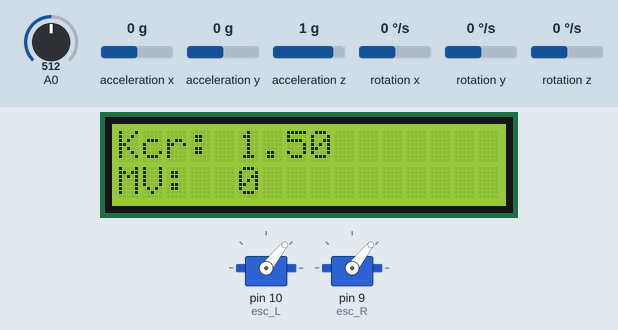
This sketch was run on a simulated Arduino Uno, built with avr-gcc and run on an emulated ATmega328P. Parts: 16×2 character LCD, 2 × servo. The test bench sets the inputs (shaded band); at power-on: acceleration y 0 g, A0 = 512, acceleration z 1 g, rotation x 0 °/s, acceleration x 0 g, rotation y 0 °/s, rotation z 0 °/s. What the sketch prints to the serial monitor is not drawn.

Above: at 6.2 s.
6.3 s: acceleration y set to -1.4 g
At 6.47 s:
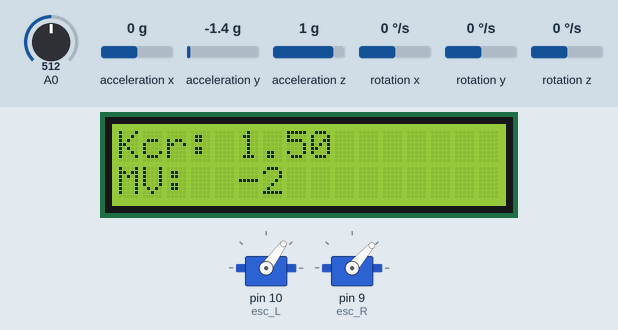
7.8 s: A0 set to 170
At 8.5 s:
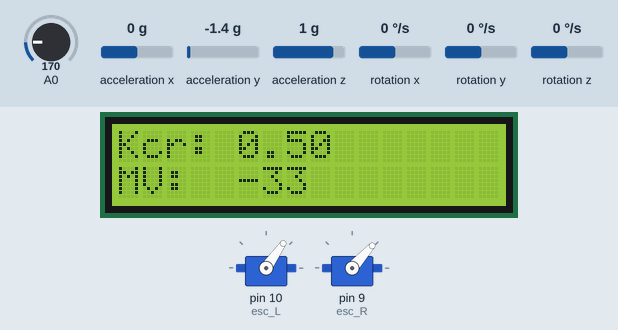
9.4 s: acceleration z set to -0.8 g
At 10.77 s:
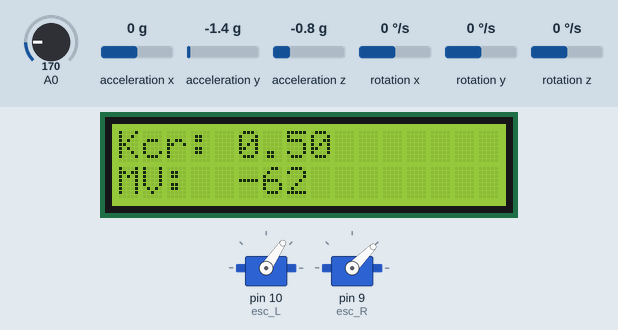
10.9 s: rotation x set to 192 °/s
At 11.32 s:
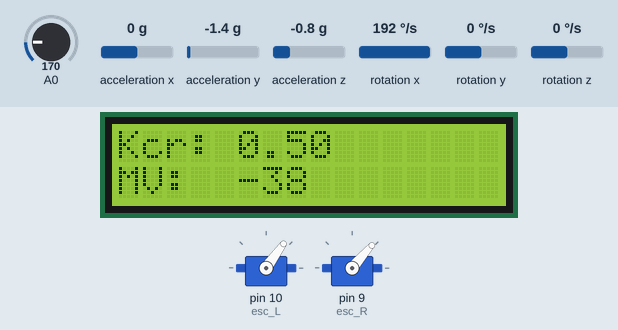
12.9 s: A0 set to 716
At 12.98 s:
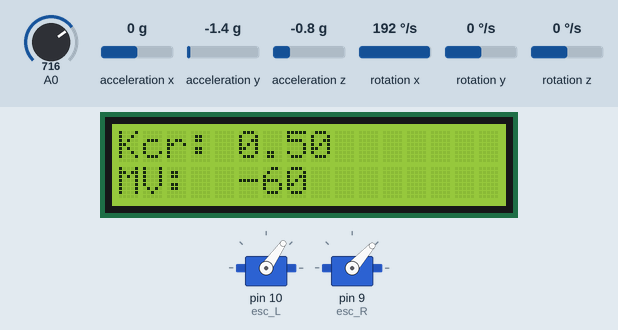
14.6 s: rotation x set to -184 °/s
At 16.28 s:
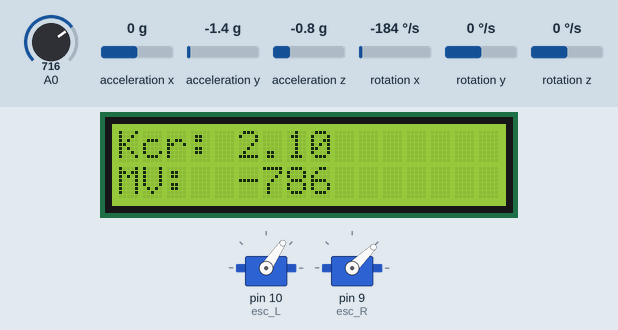
Timing chart, 0 to 17.2 s (numbered marks = the images above; inputs shaded):
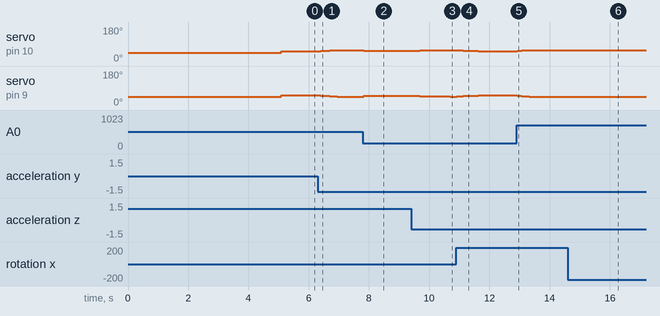

Measured:
- after the input at 6.3 s, servo on pin 10 (esc_L): moves from 51° to 56° over 0.39 s, starting at once; servo on pin 9 (esc_R): moves from 51° to 44° over 0.75 s, starting after 0.10 s; the display: changes at once (image 1)
- after the input at 7.8 s, servo on pin 10 (esc_L): 56° → 55° at once; servo on pin 9 (esc_R): 44° → 48° at once
- after the input at 9.4 s, servo on pin 10 (esc_L): 55° → 56° after 0.29 s; servo on pin 9 (esc_R): 48° → 47° after 0.29 s, → 46° 0.38 s later, → 45° 0.63 s later
- after the input at 10.9 s, servo on pin 10 (esc_L): 56° → 55° after 0.24 s, → 54° 0.12 s later, → 53° 0.17 s later, → 52° 0.21 s later; servo on pin 9 (esc_R): moves from 45° to 51° over 0.71 s, starting at once
- what the display in image 2 shows lasts 1.0 s, from 8.3 s to 9.3 s

The sketch:

Design_ZN2_V1.ino
```cpp
/*
Nama: Zanjabila Bahrusy Syuhada
NIM: 181354032
Program Desain ZN2 - Control Bicopter
Selasa, 19 Januari 2021
Prodi D-IV Teknik Elektronika Politeknik Negeri Bandung
Tugas Akhir Matakuliah Sistem Kendali Digital,
 */
// --------------------------------------------------------\\
//[1] Memasukan Library dan Header File
      #include <Wire.h>

//1a. Header file untuk sensor MPU6050
      #include "MPU6050.h"

//1b. Header file untuk komunikasi I2C MPU6050
      #include "I2Cdev.h"

//1c. Header file untuk komunikasi I2C
      #include "wire.h"

//1d. Header File untuk instruksi matematika
      #include "math.h"

//1e. Deklarasi LCD
      #include <LiquidCrystal.h>
      LiquidCrystal lcd(6, 7, 5, 4, 3, 2);

//1f. Deklarasi ESC
      #include <Servo.h>
      Servo esc_L;
      Servo esc_R;

//[2] Deklarasi variable
      #define RESTRICT_PITCH
      MPU6050 accelgyro;

//2a. Deklarasi variable matriks Q dan R
      float Qacc,Qgyro,R;

//2b. Deklarasi variable perhitungan prediksi nilai kalman filter
//    dan error covariance
      float Xkacc,Xkpacc,Xkgyro,Pkp00,Pkp01,dXgyro;
      float Pkp[2][2],KG[2],y,Wk;

//2c. Deklarasi variable perubahan waktu
      unsigned long dtact;
      double dtlast,dt;

//2d. Deklarasi variable nilai gyroscope dan accelerometer
      int16_t ax,ay,az; // tipe data integer 16 bit
      int16_t gx,gy,gz;
      int16_t accX,accY,accZ;
      double gyroX,gyroXlast,gyroXangle;
      double kalmanX,PVroll,roll;
      int New_PVroll;

//2e. Deklarasi SV, PV, MV
      float SV, PV, PID;
      int MV, MV_L, MV_R; // Sinyal PWM ( 0 -255)
      int start;

//2f. Deklarasi Perhitungan P-Control
      float Kp, e, P;
      double potValue;
      float eint,eint_1;
      float eint_update;
      float edif;
      float et, et_1;

//2g. Deklarasi Varible pada Filter
      float PVf, PVf_1, wc, RC, a;

//2h. Deklarasi Varible pada Time Sampling
      unsigned long t;
      double t_1, Ts;

//2i. Deklarasi untuk Plotting
      float interval_elapsed, interval_limit;

//[3] Fungsi objek/Subroutine perhitungan kalman filter
      float kalman_calculation(float Xtacc,float Xtgyro,float dt){
        dXgyro = Xtgyro - Xkgyro;
        Xkacc = Xkacc +(dt*dXgyro)+Wk;

        Pkp[0][0]=Pkp[0][0]+(dt*(dt*Pkp[1][1]-Pkp[0][1]-Pkp[1][0]+Qacc));
        Pkp[0][1]=Pkp[0][1]-(dt*Pkp[1][1]);
        Pkp[1][0]=Pkp[1][0]-(dt*Pkp[1][1]);
        Pkp[1][1]=Pkp[1][1]+(dt*Qgyro);

        KG[0]=Pkp[0][0]/(Pkp[0][0]+R);
        KG[1]=Pkp[1][0]/(Pkp[0][0]+R);

        Xkacc=Xkacc+(KG[0]*(Xtacc-Xkacc));
        Xkgyro=Xkgyro+(KG[1]*(Xtacc-Xkacc));

        Pkp00=Pkp[0][0];
        Pkp01=Pkp[0][1];

        Pkp[0][0]=Pkp[0][0]-(KG[0]*Pkp00);
        Pkp[0][1]=Pkp[0][1]-(KG[0]*Pkp01);
        Pkp[1][0]=Pkp[1][0]-(KG[1]*Pkp00);
        Pkp[1][1]=Pkp[1][1]-(KG[1]*Pkp01);

        return Xkacc;
      }

//[4] Fungsi data pengiriman I2C ke mikro master(utama)
      void requestEvent(){
        Wire.write(New_PVroll);
      }

//[5] Fungsi set angle
      void setAngleX(float roll2){
        Xkacc=roll2;
      }

//[6] Fungsi set kalman gyroscope
      float kalman_gyro(){
        return dXgyro;
      }

void setup() {
//[7] Inisialisasi nilai awal variable
//7a. Nilai awal variable perubahan waktu
      dt = 0;
      dtlast = 0;

//7b. Nilai parameter matriks Q dan R
      Qacc = 0.001;
      Qgyro = 0.003;
      R = 0.3;

//7c. Nilai awal predisksi kalman filter dan dan error covariance
      Xkacc = 0.0;
      Xkpacc = 0.0;
      Xkgyro = 0.0;
      Pkp[0][0] = 0.0;
      Pkp[0][1] = 0.0;
      Pkp[1][0] = 0.0;
      Pkp[1][1] = 0.0;

//7d. Memulai komunikasi I2C (terutama membuka jalur regiter 4)
      Wire.begin();
      Wire.begin(4);
      Wire.onRequest(requestEvent);

//7e. Memulai komunikasi serial
      Serial.begin(9600);

//7f. Inisialisasi komunikasi I2C
      Serial.println("Initializing I2C devices...");
      accelgyro.initialize();

//7g. Uji koneksi
      Serial.println("Testing device connections...");
      Serial.println(accelgyro.testConnection()?"MPU6050 connection succesful":"MPU6050 connection failed");

//7h. Memulai Komunikasi dengan LCD
      lcd.begin(16,2);
      lcd.setCursor(0,0);
      lcd.print("Kcr:");
      lcd.setCursor(0,1);
      lcd.print("MV:");

//7i. Memulai ESC
      esc_L.attach(10);
      esc_R.attach(9);

      esc_R.writeMicroseconds(1000);    // Send the signal to the ESC
      esc_L.writeMicroseconds(1000);    // Send the signal to the ESC
      delay(3000);
      esc_R.writeMicroseconds(1000);    // Send the signal to the ESC
      esc_L.writeMicroseconds(1000);    // Send the signal to the ESC
      delay(2000);

//7j. Set nilai dan parameter
      //Kp = 1.1;//1.2;
      interval_elapsed=0;
      interval_limit=0.01;
      t=0;

}

//[8] Main program:
void loop() {
//8a. Menghitung waktu setiap satu kali looping
      dtlast = dtact;
      dtact = millis();
      dt = dtact;
      dt = (dt - dtlast)/1000;

//8b. Mengambil data sensor MPU6050
      accelgyro.getMotion6(&ax,&ay,&az,&gx,&gy,&gz);

//8c. Memindahkan data ke variable lain (**agar data sebelumnya(murni) tetap terjaga)
      accX = ax;
      accY = ay;
      accZ = az;

//8d. Kalibrasi sensor MPU6050 (dalam derajat)
      roll = (atan2(accY,accZ)*180)/3.14;
      gyroX = gx;
      gyroX = gyroX/100.0;

//8e. Set kalman filter pada saat lebih kecil dari -90 dan lebih besar dari 90 derajat
      if ((roll<-90 && kalmanX>90) || (roll>90 && kalmanX<-90)){
        setAngleX(roll);
        kalmanX=roll;
        gyroXangle=roll;
      }

//8f. Hitung kalman filter pada saat -90 d.d 90 derajat
      else{
        kalmanX = kalman_calculation(roll,gyroX,dt);
      }

//8g. Baca nilai sudut selanjutnya
      gyroXangle = gyroXangle + (kalman_gyro()*dt);

//[9] Bila pembacaan lebih kecil dari -180 dan lebih besar dari 180 derajat
      if (gyroXangle<-180 || gyroXangle>180){
        gyroXangle = kalmanX;
      }
//[10] Pengondisian nilai output kalman filter
      PVroll = kalmanX;
      PVroll = PVroll+50;
      New_PVroll = PVroll;

//[11] Ziegler - nichols 2
      SV = 0;

//11a. Baca nilai Gain
      Kp=analogRead(0)*0.0029325;
      //Kp=map(potValue,0,1023,0,2);

//11b. Baca nilai PV
      PV = kalmanX;

//11c. Hitung error
      e = PV - SV;

//11d. Hitung Gain P
      P = Kp*e;
      MV = P;
      MV_L = 1075-MV;
      MV_R = 1075+MV;

//11e. Membatasi Output MV
      //Kanan
      if(MV_R>1120){  //max 2000
        MV_R=1120;
      }
      else if(MV_R<1000){ //min 1000
        MV_R=1000;
      }

      //Kiri
      if(MV_L>1120){  //max 2000
        MV_L=1120;
      }
      else if(MV_L<1000){ //min 1000
        MV_L=1000;
      }

//11f. Menuliskan MV
      esc_R.writeMicroseconds(MV_R); //Kanan
      esc_L.writeMicroseconds(MV_L); //Kiri

//11g. Menghitung time sampling
      t_1=t;
      t=millis();
      Ts=(t-t_1)/1000;

//11h. Cek Penjumlahan Ts
      interval_elapsed=interval_elapsed+Ts;
       if(interval_elapsed >= interval_limit){
        Serial.print(SV);
        Serial.print(" ");
        Serial.print(90);
        Serial.print(" ");
        Serial.print(PV);
        Serial.print(" ");
        Serial.println(-90);

        lcd.setCursor(5,0);
        lcd.print(Kp);
        lcd.setCursor(5,1);
        lcd.print(MV);
        }
        else{
          interval_elapsed=interval_elapsed;
          }
    }
```
